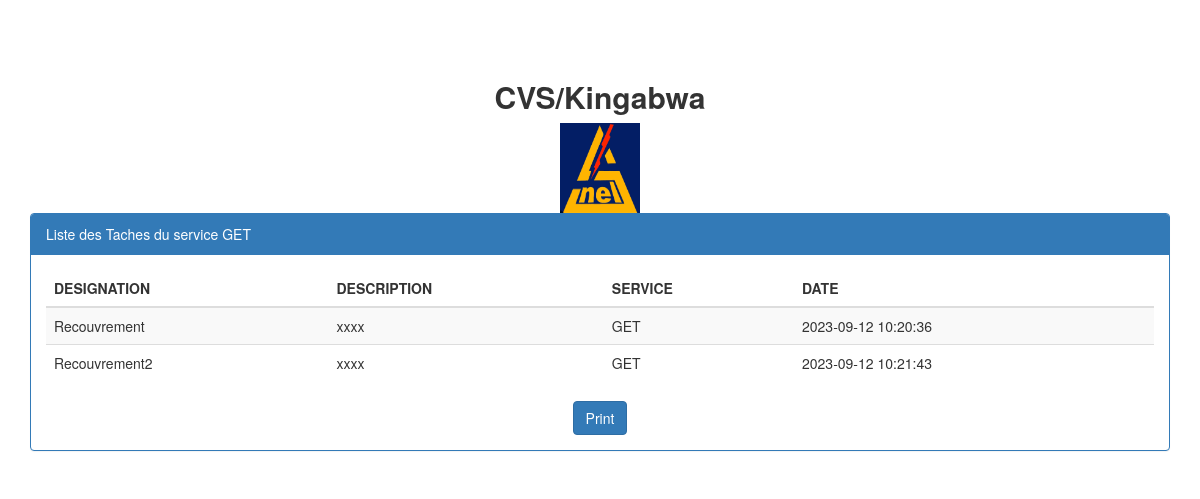
/view/imprimer.php (signed in), run on the app's committed database.
### tables this page shows
CREATE TABLE `tache` (
  `id` int(11) NOT NULL,
  `designation` varchar(25) NOT NULL,
  `description` text NOT NULL,
  `service` varchar(50) NOT NULL,
  `dates` timestamp NOT NULL DEFAULT CURRENT_TIMESTAMP ON UPDATE CURRENT_TIMESTAMP,
  `etat` int(11) NOT NULL DEFAULT '0'
);

### view/imprimer.php (the view, shortened to what this page needs)
<?php
	require_once '../bdd/connexion.php';
	$serv=$_SESSION['service'];
	$requete="SELECT * FROM tache WHERE service='$serv'";
	$resultat=$pdo->query($requete);
	?>
<!DOCTYPE html>
<html>
<head>
	<link rel="stylesheet" href="../css/test.css">
</head>
<body>
			<div class="container headings text-center margetop" >
				<h2 class=" pt-1" style="font-weight: bold;">CVS/Kingabwa</h2>
				<img src="../img/5.PNG" width="80px" height="90px">
			</div>
		<div class="container col-12">
			<div class="panel panel-primary">
				<div class="panel-heading">
						Liste des Taches du service <?php echo $_SESSION['service'];?>
					</div>
					<div class="panel-body">
						<table class="table table-striped">
							<thead>
								<tr>
									<th>DESIGNATION</th><th>DESCRIPTION</th><th>SERVICE</th><th>DATE</th>
								</tr>
							</thead>
							<tbody>
								<?php while ($et=$resultat->fetch()){?>
								<tr>
								<td><?php  echo($et['designation'])?></td>
								<td><?php  echo($et['description'])?></td>
								<td><?php  echo($et['service'])?></td>
								<td><?php  echo($et['dates'])?></td>
											</tr>
									<?php } ?>
							</tbody>
						</table>
						<div class="text-center">
							<button onclick="window.print();" class="btn btn-primary">Print</button>
						</div>
					</div>
				</div>
			</div>
</body>
</html>

### view/imprimer.php (style rules this page uses)
.margetop { margin-top: 60px; }

### data on the page
tache: designation "Recouvrement", description "xxxx", service "GET", dates "2023-09-12 10:20:36"
tache: designation "Recouvrement2", description "xxxx", service "GET", dates "2023-09-12 10:21:43"

### other printed values
$_SESSION['service'] "GET"
